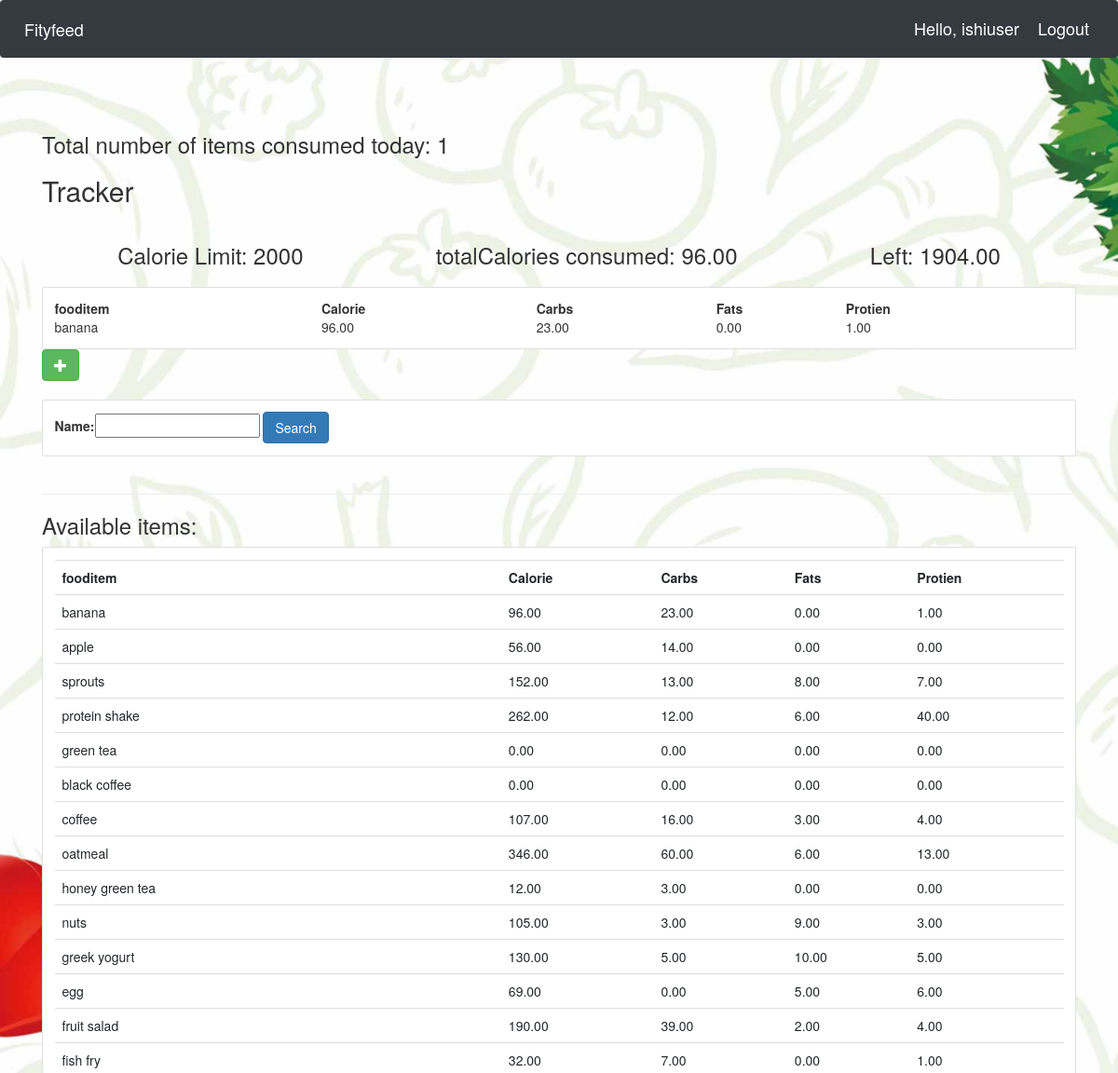
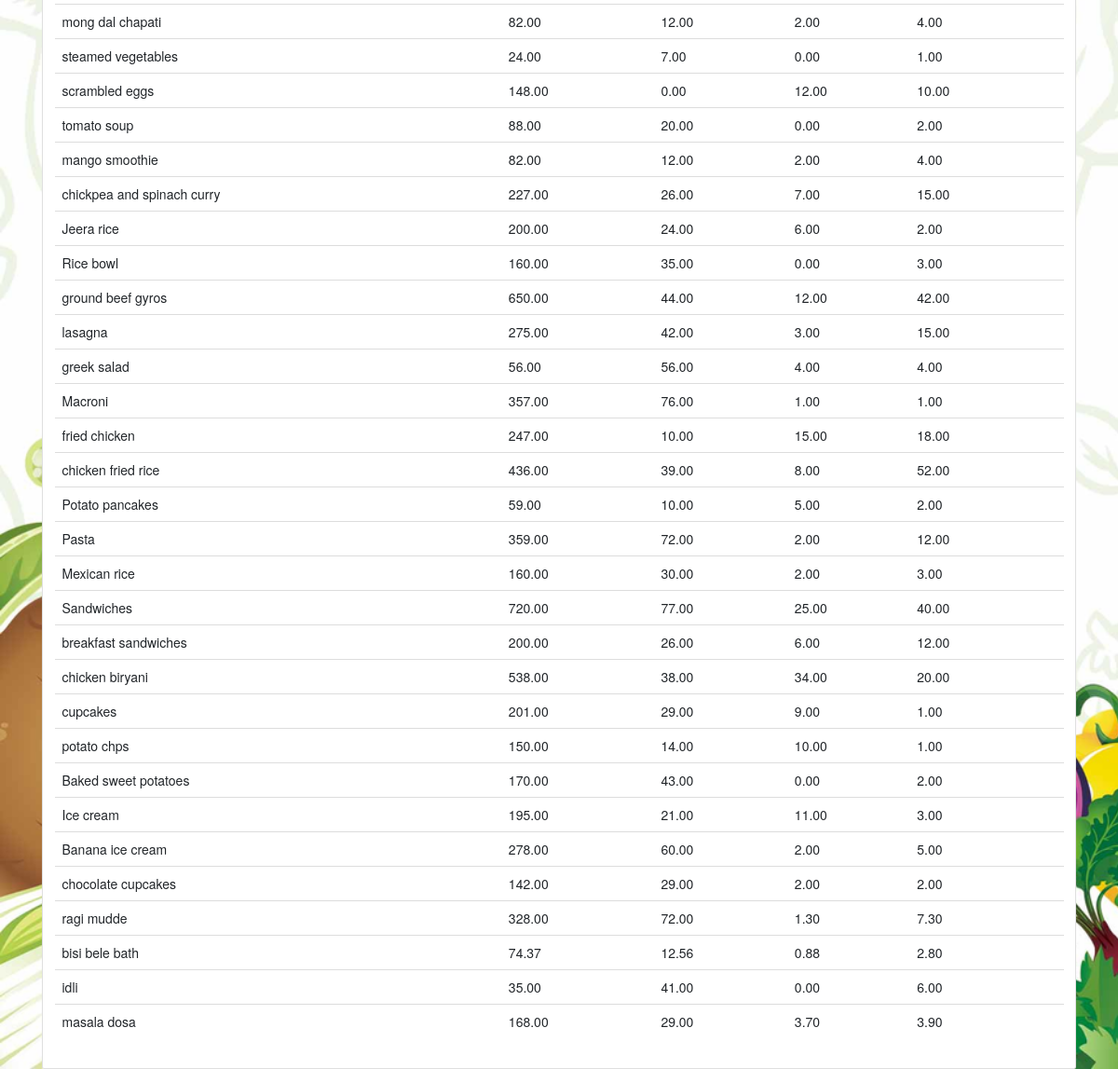
Page /user/ (signed in) on the committed database (2 pictures, top to bottom).
### Fityfeed/models.py (models this page shows, shortened)
class Fooditem(models.Model):
    name = models.CharField(max_length=200)
    category = models.ManyToManyField(Category)
    carbohydrate = models.DecimalField(max_digits=5,decimal_places=2,default=0)
    fats = models.DecimalField(max_digits=5,decimal_places=2,default=0)
    protein = models.DecimalField(max_digits=5,decimal_places=2,default=0)
    calorie=models.DecimalField(max_digits=5,decimal_places=2,default=0,blank=True)
    quantity = models.IntegerField(default=1,null=True,blank=True)

### Fityfeed/views.py (the view)
# urls.py: path('user/',views.userPage,name='userPage'), #userPage
def userPage(request):
    user=request.user
    cust=user.customer
    fooditems=Fooditem.objects.filter()
    myfilter = fooditemFilter(request.GET,queryset=fooditems)
    fooditems=myfilter.qs
    total=UserFooditem.objects.all()
    myfooditems=total.filter(customer=cust)
    cnt=myfooditems.count()
    querysetFood=[]
    for food in myfooditems:
        querysetFood.append(food.fooditem.all())
    finalFoodItems=[]
    for items in querysetFood:
        for food_items in items:
            finalFoodItems.append(food_items)
    totalCalories=0
    for foods in finalFoodItems:
        totalCalories+=foods.calorie
    CalorieLeft=2000-totalCalories
    context={'CalorieLeft':CalorieLeft,'totalCalories':totalCalories,'cnt':cnt,'foodlist':finalFoodItems,'fooditem':fooditems,'myfilter':myfilter}
    return render(request,'user.html',context)

### Fityfeed/templates/user.html (shortened to what this page needs)
{% extends 'main.html' %}
{% block content %}
<head> <link rel="stylesheet" href="https://maxcdn.bootstrapcdn.com/bootstrap/3.3.7/css/bootstrap.min.css"></head>
<h3>Total number of items consumed today: {{cnt}}</h3>
<div class="today">
	<h2>Tracker</h2>
	<div class="flex-box-row">
		<h3>Calorie Limit: 2000</h3>
		<h3>totalCalories consumed: {{totalCalories}}</h3>
		<h3>Left: {{ CalorieLeft }}</h3>
	</div>
    <div class="card card-body">
        <table>
            <tr>
                <th>fooditem</th>
                <th>Calorie</th>
                <th>Carbs</th>
                <th>Fats</th>
                <th>Protien</th>
            </tr>
            {% for food in foodlist %}
            <tr>
                <td>{{food.name}}</td>
                <td> {{food.calorie}}</td>
                <td> {{food.carbohydrate}}</td>
                <td> {{food.fats}}</td>
				<td> {{food.protein}}</td>
			</tr>
            {% endfor %}
        </table>
	</div>
	<form action="{% url 'addFooditem' %}" method="POST">
		<button type="submit" class="btn btn-success">
			<span class="glyphicon glyphicon-plus"></span>
		</button>
	</form>
</div>
<br>
<div class="row">
	<div class="col">
		<div class="card card-body">
			<form method="get">
				{{myfilter.form}}
		    <button class="btn btn-primary" type="submit">Search</button>
		  </form>
		</div>
	</div>
</div>
<br>
<hr>
<h3>Available items:</h3>
<div class="row">
	<div class="col-md">
		<div class="card card-body">
			<table class="table table-sm">
				<tr>
					<th>fooditem</th>
					<th>Calorie</th>
					<th>Carbs</th>
					<th>Fats</th>
					<th>Protien</th>
				</tr>
				{% for food in fooditem %}
				<tr>
					<td>{{food.name}}</td>
					<td> {{food.calorie}}</td>
					<td> {{food.carbohydrate}}</td>
                    <td> {{food.fats}}</td>
                    <td> {{food.protein}}</td>
					</tr>
				{% endfor %}
			</table>
		</div>
	</div>
</div>
{% endblock %}

### Fityfeed/templates/navbar.html (shortened to what this page needs)
{% load static%}
<nav class="navbar navbar-expand-lg navbar-dark bg-dark">
    <a class="navbar-brand" href="{% url 'home' %}">Fityfeed</a>
    <span class="hello-msg">Hello, {{request.user}}</span>
    <span ><a  class="hello-msg" href="{% url 'logout' %}">Logout</a></span>
  </nav>

### static/css/main.css (style rules this page uses)
.flex-box-row { display:flex; padding : 10px; flex-wrap: wrap; justify-content: space-around; }

### Fityfeed/templates/navbar.html (style rules this page uses)
.hello-msg { font-size: 18px; color: #fff; margin-right: 20px; }

### rows in the picture
Fooditem: name "banana", calorie "96.00", carbohydrate "23.00", fats "0.00", protein "1.00"
Fooditem: name "apple", calorie "56.00", carbohydrate "14.00", fats "0.00", protein "0.00"
Fooditem: name "sprouts", calorie "152.00", carbohydrate "13.00", fats "8.00", protein "7.00"
Fooditem: name "protein shake", calorie "262.00", carbohydrate "12.00", fats "6.00", protein "40.00"
Fooditem: name "green tea", calorie "0.00", carbohydrate "0.00", fats "0.00", protein "0.00"
Fooditem: name "black coffee", calorie "0.00", carbohydrate "0.00", fats "0.00", protein "0.00"
Fooditem: name "coffee", calorie "107.00", carbohydrate "16.00", fats "3.00", protein "4.00"
Fooditem: name "oatmeal", calorie "346.00", carbohydrate "60.00", fats "6.00", protein "13.00"
Fooditem: name "honey green tea", calorie "12.00", carbohydrate "3.00", fats "0.00", protein "0.00"
Fooditem: name "nuts", calorie "105.00", carbohydrate "3.00", fats "9.00", protein "3.00"
Fooditem: name "greek yogurt", calorie "130.00", carbohydrate "5.00", fats "10.00", protein "5.00"
Fooditem: name "egg", calorie "69.00", carbohydrate "0.00", fats "5.00", protein "6.00"
Fooditem: name "fruit salad", calorie "190.00", carbohydrate "39.00", fats "2.00", protein "4.00"
Fooditem: name "fish fry", calorie "32.00", carbohydrate "7.00", fats "0.00", protein "1.00"
Fooditem: name "mong dal chapati", calorie "82.00", carbohydrate "12.00", fats "2.00", protein "4.00"
Fooditem: name "steamed vegetables", calorie "24.00", carbohydrate "7.00", fats "0.00", protein "1.00"
Fooditem: name "scrambled eggs", calorie "148.00", carbohydrate "0.00", fats "12.00", protein "10.00"
Fooditem: name "tomato soup", calorie "88.00", carbohydrate "20.00", fats "0.00", protein "2.00"
Fooditem: name "mango smoothie", calorie "82.00", carbohydrate "12.00", fats "2.00", protein "4.00"
Fooditem: name "chickpea and spinach curry", calorie "227.00", carbohydrate "26.00", fats "7.00", protein "15.00"
Fooditem: name "Jeera rice", calorie "200.00", carbohydrate "24.00", fats "6.00", protein "2.00"
Fooditem: name "Rice bowl", calorie "160.00", carbohydrate "35.00", fats "0.00", protein "3.00"
Fooditem: name "ground beef gyros", calorie "650.00", carbohydrate "44.00", fats "12.00", protein "42.00"
Fooditem: name "lasagna", calorie "275.00", carbohydrate "42.00", fats "3.00", protein "15.00"
Fooditem: name "greek salad", calorie "56.00", carbohydrate "56.00", fats "4.00", protein "4.00"
Fooditem: name "Macroni", calorie "357.00", carbohydrate "76.00", fats "1.00", protein "1.00"
Fooditem: name "fried chicken", calorie "247.00", carbohydrate "10.00", fats "15.00", protein "18.00"
Fooditem: name "chicken fried rice", calorie "436.00", carbohydrate "39.00", fats "8.00", protein "52.00"
Fooditem: name "Potato pancakes", calorie "59.00", carbohydrate "10.00", fats "5.00", protein "2.00"
Fooditem: name "Pasta", calorie "359.00", carbohydrate "72.00", fats "2.00", protein "12.00"
Fooditem: name "Mexican rice", calorie "160.00", carbohydrate "30.00", fats "2.00", protein "3.00"
Fooditem: name "Sandwiches", calorie "720.00", carbohydrate "77.00", fats "25.00", protein "40.00"
Fooditem: name "breakfast sandwiches", calorie "200.00", carbohydrate "26.00", fats "6.00", protein "12.00"
Fooditem: name "chicken biryani", calorie "538.00", carbohydrate "38.00", fats "34.00", protein "20.00"
Fooditem: name "cupcakes", calorie "201.00", carbohydrate "29.00", fats "9.00", protein "1.00"
Fooditem: name "potato chps", calorie "150.00", carbohydrate "14.00", fats "10.00", protein "1.00"
Fooditem: name "Baked sweet potatoes", calorie "170.00", carbohydrate "43.00", fats "0.00", protein "2.00"
Fooditem: name "Ice cream", calorie "195.00", carbohydrate "21.00", fats "11.00", protein "3.00"
Fooditem: name "Banana ice cream", calorie "278.00", carbohydrate "60.00", fats "2.00", protein "5.00"
Fooditem: name "chocolate cupcakes", calorie "142.00", carbohydrate "29.00", fats "2.00", protein "2.00"
Fooditem: name "ragi mudde", calorie "328.00", carbohydrate "72.00", fats "1.30", protein "7.30"
Fooditem: name "bisi bele bath", calorie "74.37", carbohydrate "12.56", fats "0.88", protein "2.80"
Fooditem: name "idli", calorie "35.00", carbohydrate "41.00", fats "0.00", protein "6.00"
Fooditem: name "masala dosa", calorie "168.00", carbohydrate "29.00", fats "3.70", protein "3.90"

### other values in the picture
{{ request.user }} "ishiuser"
{{ cnt }} "1"
{{ totalCalories }} "96.00"
{{ CalorieLeft }} "1904.00"
